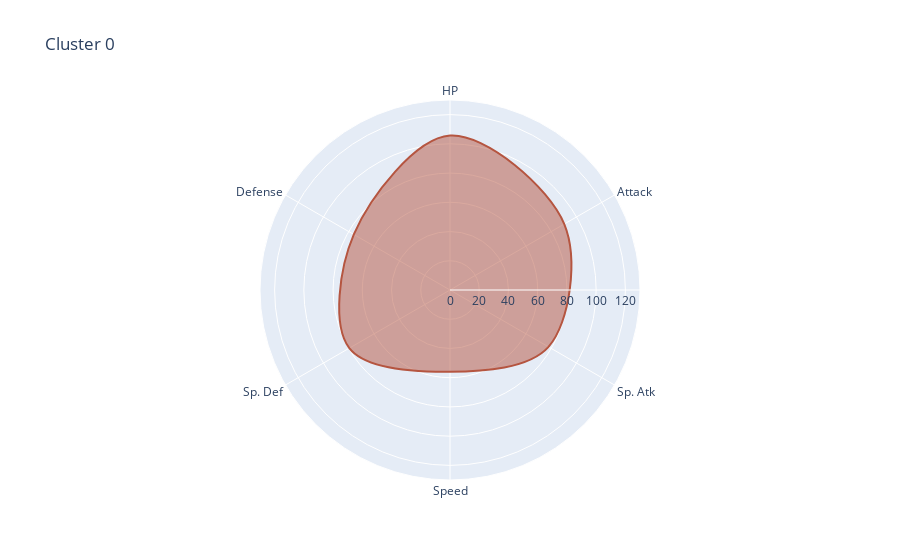
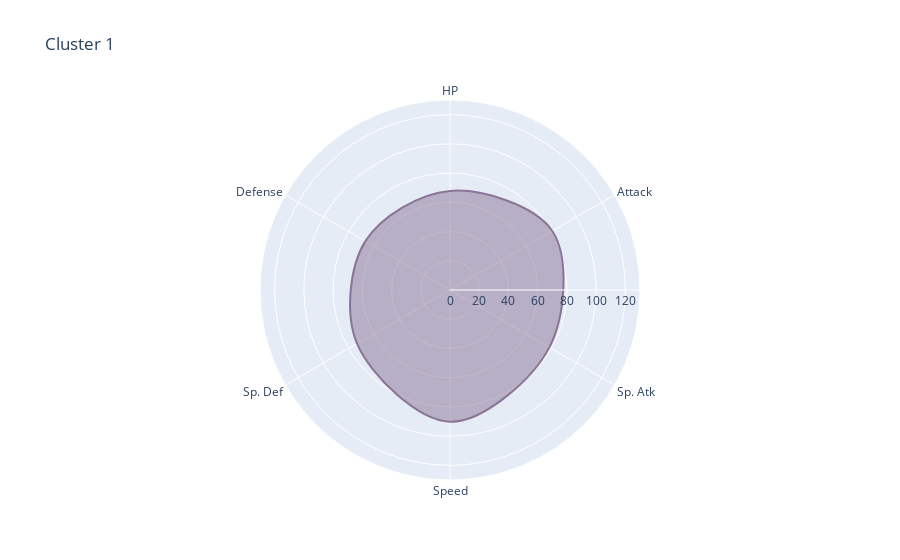
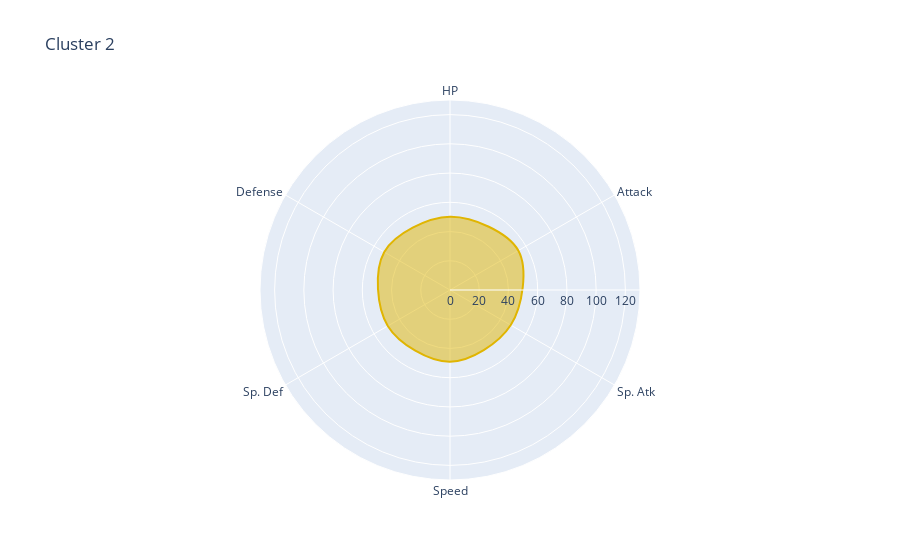
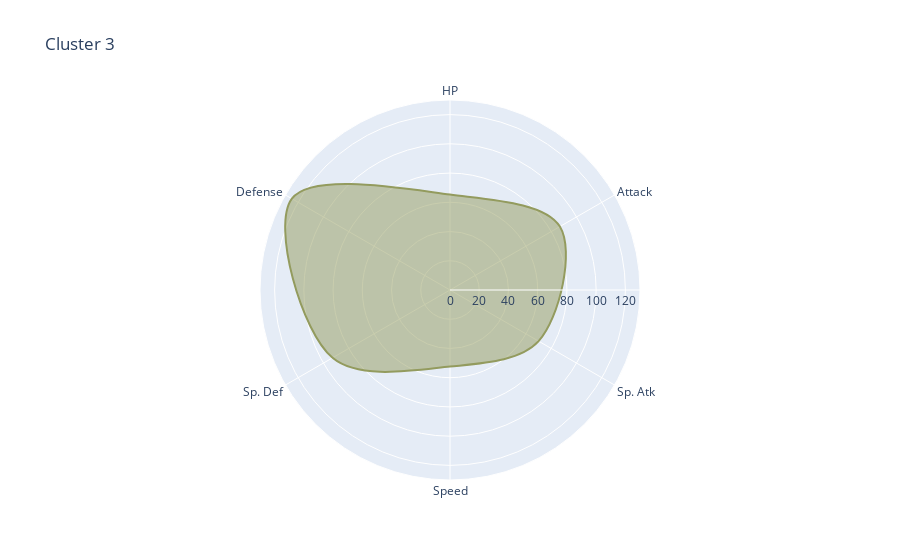

Source (notebook cell) for these figures, in order:
### Code cell
px.line_polar(
              radar_0,
              r=radar_0[0],
              theta=radar_0['index'],
              line_close=True,
              line_shape='spline',
              title='Cluster 0',
              range_r=(0, 130)).update_traces(fill='toself', line_color=colors[0]).show()

px.line_polar(radar_1,
              r=radar_1[0],
              theta=radar_1['index'],
              line_close=True,
              line_shape='spline',
              title='Cluster 1',
              range_r=(0, 130)).update_traces(fill='toself', line_color=colors[3]).show()


px.line_polar(radar_2,
              r=radar_2[0],
              theta=radar_2['index'],
              line_close=True,
              line_shape='spline',
              title='Cluster 2',
              range_r=(0, 130)).update_traces(fill='toself', line_color=colors[2]).show()


px.line_polar(radar_3,
              r=radar_3[0],
              theta=radar_3['index'],
              line_close=True,
              line_shape='spline',
              title='Cluster 3',
              range_r=(0, 130)).update_traces(fill='toself', line_color=colors[1]).show()


px.line_polar(radar_4,
              r=radar_4[0],
              theta=radar_4['index'],
              line_close=True,
              line_shape='spline',
              title='Cluster 4',
              range_r=(0, 130)).update_traces(fill='toself', line_color=colors[1]).show()

### Figure 1 — Plotly figure (JSON) as saved in the notebook; plotly's stock layout.template omitted (floating-point values rounded to 4 significant figures)
{"data": [{"hovertemplate": "0=%{r}<br>index=%{theta}<extra></extra>", "legendgroup": "", "line": {"color": "#B55540", "dash": "solid", "shape": "spline"}, "marker": {"symbol": "circle"}, "mode": "lines", "name": "", "r": [105.6, 90.28, 77.83, 55.96, 79.56, 75.98, 105.6], "showlegend": false, "subplot": "polar", "theta": ["HP", "Attack", "Sp. Atk", "Speed", "Sp. Def", "Defense", "HP"], "type": "scatterpolar", "fill": "toself"}], "layout": {"polar": {"domain": {"x": [0.0, 1.0], "y": [0.0, 1.0]}, "angularaxis": {"direction": "clockwise", "rotation": 90}, "radialaxis": {"range": [0, 130]}}, "legend": {"tracegroupgap": 0}, "title": {"text": "Cluster 0"}}}

### Figure 2 — Plotly figure (JSON) as saved in the notebook; plotly's stock layout.template omitted (floating-point values rounded to 4 significant figures)
{"data": [{"hovertemplate": "0=%{r}<br>index=%{theta}<extra></extra>", "legendgroup": "", "line": {"color": "#8A7596", "dash": "solid", "shape": "spline"}, "marker": {"symbol": "circle"}, "mode": "lines", "name": "", "r": [67.82, 80.81, 78.5, 90.14, 73.45, 66.86, 67.82], "showlegend": false, "subplot": "polar", "theta": ["HP", "Attack", "Sp. Atk", "Speed", "Sp. Def", "Defense", "HP"], "type": "scatterpolar", "fill": "toself"}], "layout": {"polar": {"domain": {"x": [0.0, 1.0], "y": [0.0, 1.0]}, "angularaxis": {"direction": "clockwise", "rotation": 90}, "radialaxis": {"range": [0, 130]}}, "legend": {"tracegroupgap": 0}, "title": {"text": "Cluster 1"}}}

### Figure 3 — Plotly figure (JSON) as saved in the notebook; plotly's stock layout.template omitted (floating-point values rounded to 4 significant figures)
{"data": [{"hovertemplate": "0=%{r}<br>index=%{theta}<extra></extra>", "legendgroup": "", "line": {"color": "#E0B502", "dash": "solid", "shape": "spline"}, "marker": {"symbol": "circle"}, "mode": "lines", "name": "", "r": [50.07, 53.97, 48.02, 49.09, 49.16, 51.93, 50.07], "showlegend": false, "subplot": "polar", "theta": ["HP", "Attack", "Sp. Atk", "Speed", "Sp. Def", "Defense", "HP"], "type": "scatterpolar", "fill": "toself"}], "layout": {"polar": {"domain": {"x": [0.0, 1.0], "y": [0.0, 1.0]}, "angularaxis": {"direction": "clockwise", "rotation": 90}, "radialaxis": {"range": [0, 130]}}, "legend": {"tracegroupgap": 0}, "title": {"text": "Cluster 2"}}}

### Figure 4 — Plotly figure (JSON) as saved in the notebook; plotly's stock layout.template omitted (floating-point values rounded to 4 significant figures)
{"data": [{"hovertemplate": "0=%{r}<br>index=%{theta}<extra></extra>", "legendgroup": "", "line": {"color": "#939B5E", "dash": "solid", "shape": "spline"}, "marker": {"symbol": "circle"}, "mode": "lines", "name": "", "r": [65.3, 86.82, 70.01, 52.4, 92.8, 124.9, 65.3], "showlegend": false, "subplot": "polar", "theta": ["HP", "Attack", "Sp. Atk", "Speed", "Sp. Def", "Defense", "HP"], "type": "scatterpolar", "fill": "toself"}], "layout": {"polar": {"domain": {"x": [0.0, 1.0], "y": [0.0, 1.0]}, "angularaxis": {"direction": "clockwise", "rotation": 90}, "radialaxis": {"range": [0, 130]}}, "legend": {"tracegroupgap": 0}, "title": {"text": "Cluster 3"}}}
